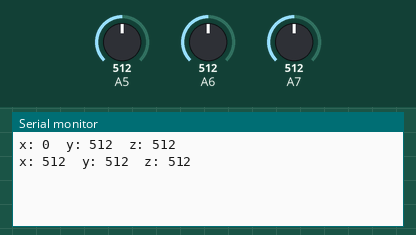
A sketch run on a simulated Arduino Uno, built with avr-gcc and run on an emulated ATmega328P. Shown: the last lines printed to the serial monitor. Inputs (shaded band) come from the test bench; at power-on: A5 = 512, A6 = 512, A7 = 512.

Above: at 1.8 s.
1.9 s: A5 set to 716
At 2.8 s:
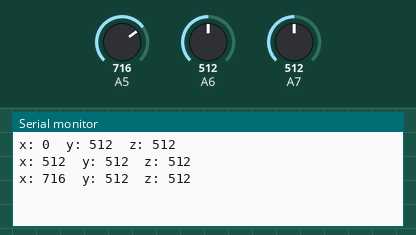
3.4 s: A6 set to 716
At 4.7 s:
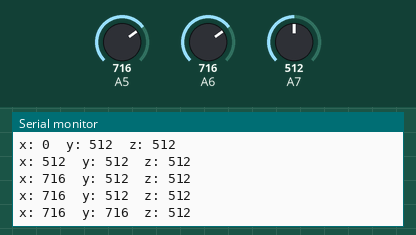
4.9 s: A7 set to 716
At 5.8 s:
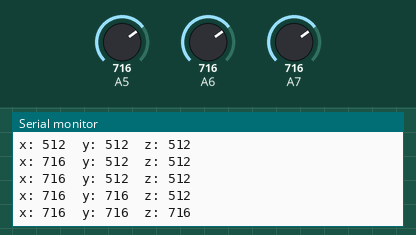
6.4 s: A5 set to 900
At 7.4 s:
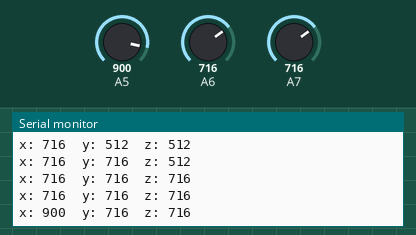
7.9 s: A6 set to 900
At 8.8 s:
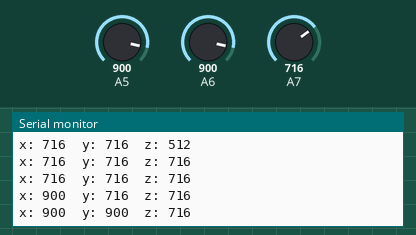
9.4 s: A7 set to 900
At 10.8 s:
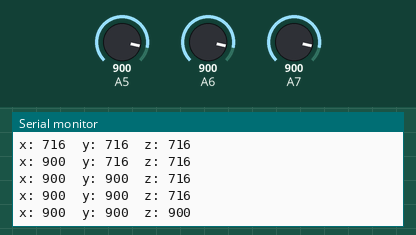
Timing chart, 0 to 11.9 s (numbered marks = the images above; inputs shaded):
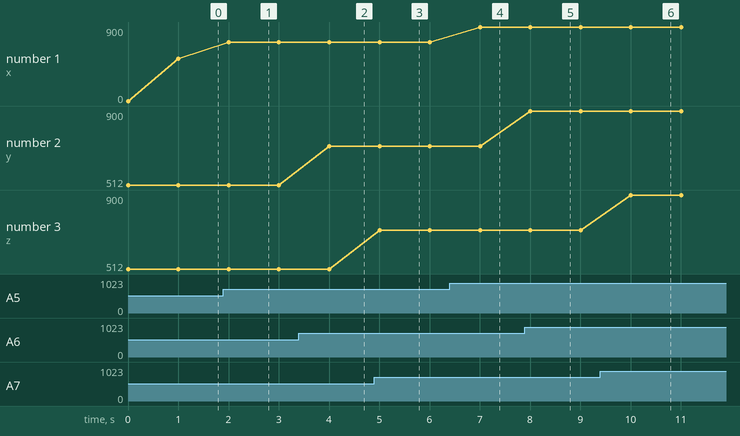

Measured:
- after the input at 1.9 s, the serial monitor: prints a new line after 0.10 s (image 1)
- after the input at 3.4 s, the serial monitor: prints a new line after 0.60 s (image 2)
- after the input at 4.9 s, the serial monitor: prints a new line after 0.10 s (image 3)
- after the input at 6.4 s, the serial monitor: prints a new line after 0.61 s (image 4)
- after the input at 7.9 s, the serial monitor: prints a new line after 0.11 s (image 5)
- after the input at 9.4 s, the serial monitor: prints a new line after 0.61 s (image 6)
- plotted number 1: 512 → 716 after the input at 1.9 s, 716 → 900 after the input at 6.4 s

The sketch:

21.1.ino
```cpp
#include <avr/io.h>
#include <util/delay.h>

#define BITN(BIT_NUM)               (0x01 << (BIT_NUM))
#define SET_BIT(PORT, BIT_NUM)      ((PORT) |= (BITN(BIT_NUM)))
#define CHECK_BIT(PORT, BIT_NUM)    ((PORT) & (BITN(BIT_NUM)))
#define CLEAR_BIT(PORT, BIT_NUM)    ((PORT) &= (~(BITN(BIT_NUM)))

int main (void)
{
  int x, y, z = 0;
  Serial.begin(2000000);

  while (true) {
    ADMUX = 0x45;
    ADCSRA = 0xC7;
    while(CHECK_BIT(ADCSRA, ADSC)){
      x = ADCW;
    }

    ADMUX = 0x46;
    ADCSRA = 0xC7;
    while(CHECK_BIT(ADCSRA, ADSC)){
      y = ADCW;
    }

    ADMUX = 0x47;
    ADCSRA = 0xC7;
    while(CHECK_BIT(ADCSRA, ADSC)){
      z = ADCW;
    }

    Serial.print("x: ");
    Serial.print(x);
    Serial.print("\ty: ");
    Serial.print(y);
    Serial.print("\tz: ");
    Serial.print(z);
    Serial.print("\n");
    _delay_ms(1000);
  }
}
```
